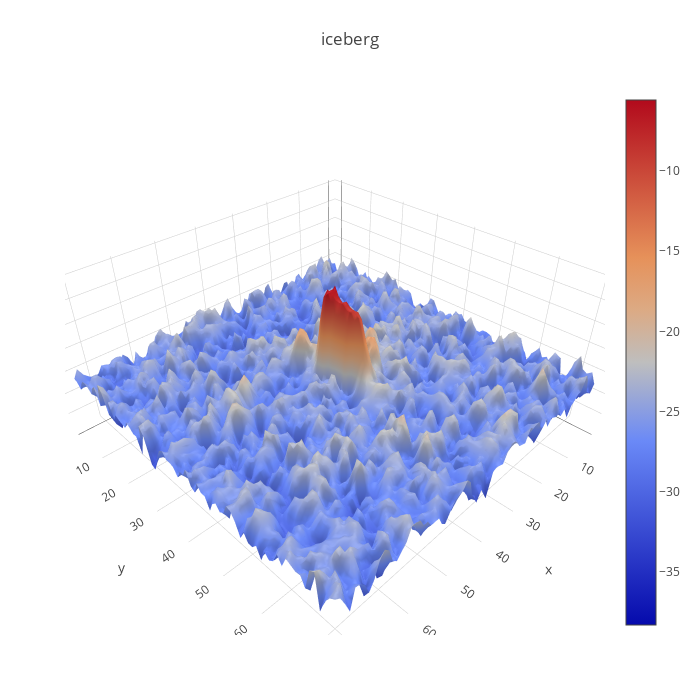

The notebook cell saved with this chart:
### Code cell
# Image of an Iceberg
import plotly.offline as py
import plotly.graph_objs as go
py.init_notebook_mode(connected=True)
def plotmy3d(c, name):

    data = [
        go.Surface(
            z=c
        )
    ]
    layout = go.Layout(
        title=name,
        autosize=False,
        width=700,
        height=700,
        margin=dict(
            l=65,
            r=50,
            b=65,
            t=90
        )
    )
    fig = go.Figure(data=data, layout=layout)
    py.iplot(fig)
plotmy3d(X_band_1[2,:,:], 'iceberg')

### Figure 1 — Plotly figure (JSON) as saved in the notebook; plotly's stock layout.template omitted (floating-point values rounded to 4 significant figures; data arrays with more than 128 entries replaced by an {"elided": "..."} marker saying what was removed)
{"data": [{"type": "surface", "z": {"elided": "75x75 float values"}}], "layout": {"autosize": false, "height": 700, "margin": {"b": 65, "l": 65, "r": 50, "t": 90}, "title": "iceberg", "width": 700}}
